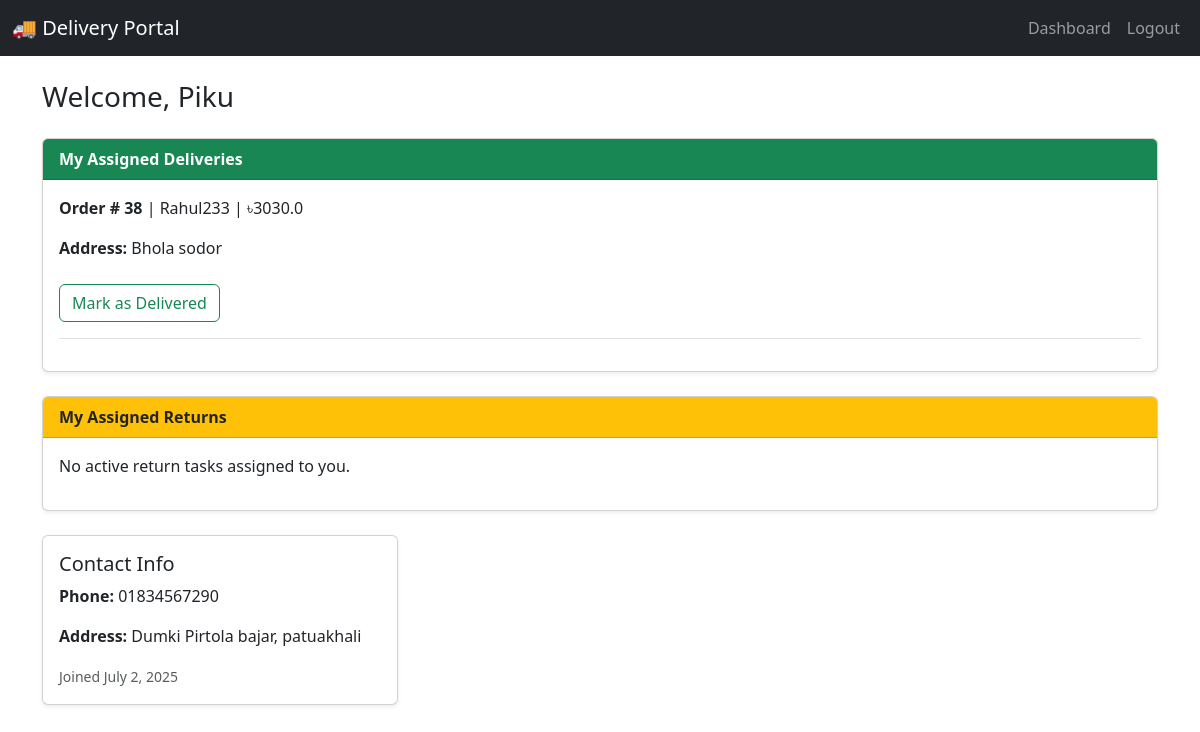
The app's page /deliveryboy/home/ (signed in) with its own data.
### app/models.py (models this page shows, shortened)
class DeliveryBoy(models.Model):
    user = models.OneToOneField(User, on_delete=models.CASCADE)
    phone = models.CharField(
        max_length=11,
        validators=[
            RegexValidator(
                regex=r'^\d{1,11}$',
                message='Phone number must be exactly 11 digits.'
            )
        ]
    )
    address = models.TextField(blank=True, null=True)
    joined_at = models.DateTimeField(auto_now_add=True)

class DeliveryOrder(models.Model):
    order = models.OneToOneField(Order, on_delete=models.CASCADE, related_name='delivery_info')  # NEW: Link to original Order
    user = models.ForeignKey(User, on_delete=models.CASCADE, related_name="customer_orders")
    assigned_to = models.ForeignKey(DeliveryBoy, on_delete=models.SET_NULL, null=True, blank=True, related_name="assigned_orders")
    status = models.CharField(max_length=20, choices=[('pending', 'Pending'), ('assigned', 'Assigned'), ('delivered', 'Delivered'), ('cancelled', 'Cancelled')], default='pending')
    address = models.TextField()
    total = models.FloatField(default=0)
    payment_method = models.CharField(max_length=50, default='Cash')
    order_image = models.ImageField(upload_to='orders/', null=True, blank=True)
    created_at = models.DateTimeField(auto_now_add=True)
    is_cancelled = models.BooleanField(default=False)
    marked_delivered_by_boy = models.BooleanField(default=False)
    confirmed_by_customer = models.BooleanField(default=False)

class Order(models.Model):
    user = models.ForeignKey(User, on_delete=models.CASCADE)
    shipping_address = models.ForeignKey(ShippingAddress, on_delete=models.SET_NULL, null=True, blank=True)
    created_at = models.DateTimeField(auto_now_add=True)
    address = models.TextField()  # Optional: You may remove this if you always use shipping_address
    payment_method = models.CharField(max_length=20)
    total = models.DecimalField(max_digits=10, decimal_places=2)
    is_cancelled = models.BooleanField(default=False)
    delivery_status = models.CharField(
        max_length=20,
        choices=[('pending', 'Pending'), ('assigned', 'Assigned'), ('delivered', 'Delivered')],
        default='pending')

### app/views.py (the view)
# urls.py: path('deliveryboy/home/', views.deliveryboy_home, name='deliveryboy_home'),
@login_required
def deliveryboy_home(request):
    if not hasattr(request.user, 'deliveryboy'):
        return redirect('deliveryboy_login')
    deliveryboy = request.user.deliveryboy
    pending_deliveries = DeliveryOrder.objects.filter(
        status='pending',
        assigned_to__isnull=True
    )
    pending_returns = ReturnRequest.objects.filter(
        status='pending',
        assigned_to__isnull=True
    )
    my_deliveries = DeliveryOrder.objects.filter(
        assigned_to=deliveryboy
    ).filter(
        Q(status='assigned') |
        Q(marked_delivered_by_boy=True, confirmed_by_customer=False)
    ).order_by('-created_at')
    my_returns = ReturnRequest.objects.filter(
        assigned_to=deliveryboy,
        is_collected=False,
        status='assigned'
    ).order_by('-created_at')
    context = {
        'deliveryboy': deliveryboy,
        'pending_deliveries': pending_deliveries,
        'pending_returns': pending_returns,
        'my_deliveries': my_deliveries,
        'my_returns': my_returns,
    }
    return render(request, 'deliveryboy_home.html', context)

### templates/deliveryboy_home.html (shortened to what this page needs)
{% extends 'deliveryboy_base.html' %}
{% block content %}
  <h3 class="mb-4">Welcome, {{ deliveryboy.user.username }}</h3>
  <div class="card shadow-sm mb-4">
    <div class="card-header bg-success text-white">
      <strong>My Assigned Deliveries</strong>
    </div>
    <div class="card-body">
      {% if my_deliveries %}
        {% for order in my_deliveries %}
          {% if not order.confirmed_by_customer %}
            <div class="border-bottom pb-3 mb-3">
              <p><strong>Order #
                {% if order.order %}
                  {{ order.order.id }}
                {% else %}
                  {{ order.id }}
                {% endif %}
              </strong> | {{ order.user.username }} | ৳{{ order.total }}</p>
              <p><strong>Address:</strong> {{ order.address }}</p>
              {% if not order.marked_delivered_by_boy %}
                <form method="post" action="{% url 'mark_order_delivered' order.id %}">
                  <button type="submit" class="btn btn-outline-success mt-2">Mark as Delivered</button>
                </form>
              {% else %}
                <span class="badge bg-info mt-2">Waiting for customer confirmation</span>
              {% endif %}
            </div>
          {% endif %}
        {% endfor %}
      {% else %}
        <p>No active delivery tasks assigned to you.</p>
      {% endif %}
    </div>
  </div>
  <div class="card shadow-sm mb-4">
    <div class="card-header bg-warning text-dark">
      <strong>My Assigned Returns</strong>
    </div>
    <div class="card-body">
      {% if my_returns %}
        {% for ret in my_returns %}
          <div class="border-bottom pb-3 mb-3">
            <p><strong>Return #{{ ret.id }}</strong> | {{ ret.customer.username }} | ৳{{ ret.amount }}</p>
            <p><strong>Reason:</strong> {{ ret.reason }}</p>
            {% if ret.image %}
              <img src="{{ ret.image.url }}" alt="Return Image" class="img-thumbnail" width="150">
            {% endif %}
            <form method="post" action="{% url 'mark_return_collected' ret.id %}">
              {% csrf_token %}
              <button type="submit" class="btn btn-outline-warning mt-2">Mark as Collected</button>
            </form>
          </div>
        {% endfor %}
      {% else %}
        <p>No active return tasks assigned to you.</p>
      {% endif %}
    </div>
  </div>
  <div class="row">
    <div class="col-md-4">
      <div class="card shadow-sm mb-3">
        <div class="card-body">
          <h5 class="card-title">Contact Info</h5>
          <p class="card-text"><strong>Phone:</strong> {{ deliveryboy.phone }}</p>
          <p class="card-text"><strong>Address:</strong> {{ deliveryboy.address }}</p>
          <p class="card-text"><small class="text-muted">Joined {{ deliveryboy.joined_at|date:"F j, Y" }}</small></p>
        </div>
      </div>
    </div>
  </div>
{% endblock %}

### records on screen
DeliveryBoy: user.username "Piku", phone "01834567290", address "Dumki Pirtola bajar, patuakhali", joined_at "July 2, 2025"
DeliveryOrder: order.id "38", user.username "Rahul233", total "3030.0", address "Bhola sodor", marked_delivered_by_boy "Mark as Delivered"
